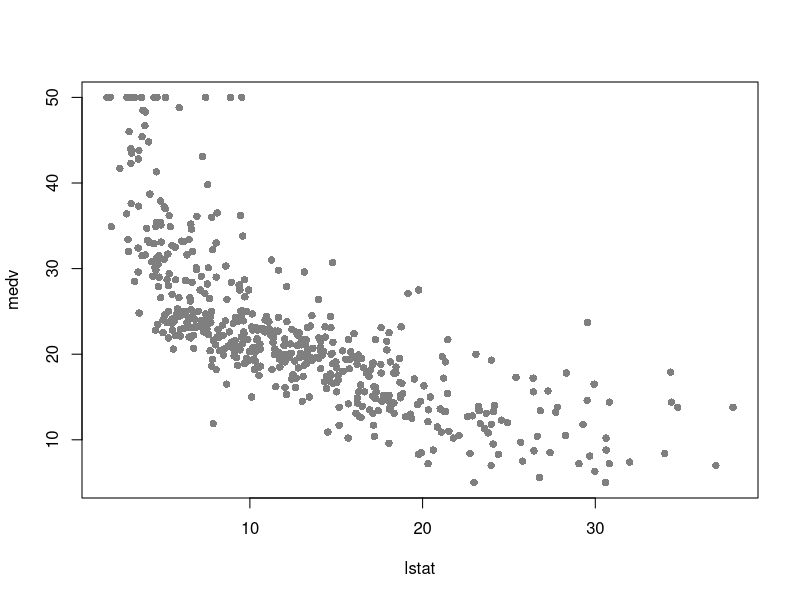

This chart was generated by the following R code:
# =====================================================================
# STAT 230 - Linear Models
# R practical 1: Regression splines
# =====================================================================
# Data: Boston (package MASS), 506 census tracts of Boston
#   medv  = median value of owner-occupied homes (in $1000s)
#   lstat = lower status of the population (percent)
# =====================================================================

library(splines)
data(Boston, package = "MASS")

# A grid of lstat values for plotting fitted curves
lstat.grid <- seq(min(Boston$lstat), max(Boston$lstat), length.out = 200)
nd <- data.frame(lstat = lstat.grid)


# #####################################################################
# PART A 
# #####################################################################

# ---------------------------------------------------------------------
# Q1. Plot medv against lstat. Fit a simple linear regression, add the
#     line to the plot and look at the residuals vs fitted plot.
#     Is the relationship linear?
# ---------------------------------------------------------------------

plot(medv ~ lstat, data = Boston, pch = 16, col = "grey50")
fit1 <- lm(medv ~ lstat, data = Boston)

# your code here


# ---------------------------------------------------------------------
# Q2. Fit a quadratic and a cubic polynomial (use poly()).
#     Add both curves to the plot.
#     Compare the linear, quadratic and cubic models with anova().
# ---------------------------------------------------------------------

# your code here


# ---------------------------------------------------------------------
# Q3. Fit a linear spline with one knot at lstat = 10:
#       medv = b0 + b1 * lstat + b2 * (lstat - 10)_+ + error
#     Hint: (x - 10)_+ is pmax(x - 10, 0)
#     (a) What is the slope for lstat < 10? And for lstat > 10?
#     (b) Is the change in slope significant?
#     (c) Plot the fitted broken line.
# ---------------------------------------------------------------------

# your code here


# #####################################################################
# PART B 
# #####################################################################

# ---------------------------------------------------------------------
# Q4. Fit a cubic B-spline with bs(lstat, df = 6) and a natural spline
#     with ns(lstat, df = 4).
#     (a) Where are the knots? Hint: attr(bs(Boston$lstat, df = 6), "knots")
#     (b) Plot both fitted curves with 95% confidence bands
#         (predict(..., interval = "confidence") and matlines()).
#     (c) Where do the two fits differ most?
# ---------------------------------------------------------------------

# your code here


# ---------------------------------------------------------------------
# Q5. Choose the degrees of freedom of a natural spline, df = 1, ..., 10,
#     using AIC, BIC and PRESS (leave-one-out cross-validation):
#       PRESS = sum( (residual_i / (1 - h_ii))^2 )
#     Do the three criteria agree?
# ---------------------------------------------------------------------

press <- function(fit) sum((residuals(fit) / (1 - hatvalues(fit)))^2)

# your code here


# ---------------------------------------------------------------------
# Q6. Use an F test to compare your chosen natural spline (or
#     ns(lstat, df = 4) if you skipped Q5) with the simple linear model.
#     Write the null and alternative hypotheses.
# ---------------------------------------------------------------------

# your code here


# ---------------------------------------------------------------------
# Q7. With your chosen model, predict medv for lstat = 5, 15 and 30 with
#     95% confidence intervals and 95% prediction intervals.
#     What happens if you predict at lstat = 45? Why is this risky?
#     Compare with the prediction of the bs() model at lstat = 45.
# ---------------------------------------------------------------------

# your code here


# =====================================================================
# Q8 (bonus). Triceps skinfold thickness of 892 Gambian females
#   data(triceps, package = "MultiKink")   # install.packages("MultiKink")
#   triceps = triceps skinfold thickness, age = age in years
# ---------------------------------------------------------------------
#  (a) Fit a cubic polynomial in age.
#  (b) Fit a cubic regression spline with bs() and 3 knots of your choice.
#      Then move the knots: how does the fit change?
#  (c) Plot both fits on the same graph with different colours.
#  (d) Compare the models with adjusted R^2 and AIC. Which is better?
#  (e) Choose the df of a natural spline with AIC. Look at the residual
#      plot: is the variance constant? Try lntriceps as the response.
# =====================================================================

# your code here
